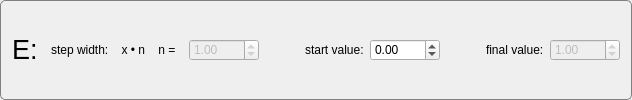
    <widget class="QGroupBox" name="gb_E">
     <property name="sizePolicy">
      <sizepolicy hsizetype="Preferred" vsizetype="Fixed">
       <horstretch>0</horstretch>
       <verstretch>0</verstretch>
      </sizepolicy>
     </property>
     <property name="styleSheet">
      <string notr="true">    QGroupBox  {
        background-color: qlineargradient(x1: 0, y1: 0, x2: 0, y2: 1,
                                          stop: 0 #E0E0E0, stop: 1 #FFFFFF);
        border: 1px solid gray;
        border-radius: 5px;
        margin-top: 3ex; /* leave space at the top for the title */
    }
     
    QGroupBox::title  {
        subcontrol-origin: margin;
		left: 12px;
        subcontrol-position: top left; /* position at the top center */
        padding: 1px;       
    }
</string>
     </property>
     <layout class="QHBoxLayout" name="horizontalLayout_3">
      <item>
       <widget class="QLabel" name="lb_E">
        <property name="sizePolicy">
         <sizepolicy hsizetype="Preferred" vsizetype="Fixed">
          <horstretch>0</horstretch>
          <verstretch>0</verstretch>
         </sizepolicy>
        </property>
        <property name="font">
         <font>
          <family>Arial</family>
          <pointsize>20</pointsize>
          <weight>50</weight>
          <bold>false</bold>
         </font>
        </property>
        <property name="text">
         <string>E: </string>
        </property>
       </widget>
      </item>
      <item>
       <widget class="QLabel" name="lb_StepValueE">
        <property name="sizePolicy">
         <sizepolicy hsizetype="Preferred" vsizetype="Fixed">
          <horstretch>0</horstretch>
          <verstretch>0</verstretch>
         </sizepolicy>
        </property>
        <property name="text">
         <string>step width:    x • n    n =  </string>
        </property>
       </widget>
      </item>
      <item>
       <widget class="QDoubleSpinBox" name="dsb_StepVauleE">
        <property name="enabled">
         <bool>false</bool>
        </property>
        <property name="sizePolicy">
         <sizepolicy hsizetype="Fixed" vsizetype="Fixed">
          <horstretch>0</horstretch>
          <verstretch>0</verstretch>
         </sizepolicy>
        </property>
        <property name="minimumSize">
         <size>
          <width>70</width>
          <height>0</height>
         </size>
        </property>
        <property name="maximumSize">
         <size>
          <width>70</width>
          <height>16777215</height>
         </size>
        </property>
        <property name="value">
         <double>1.000000000000000</double>
        </property>
       </widget>
      </item>
      <item>
       <spacer name="horizontalSpacer">
        <property name="orientation">
         <enum>Qt::Horizontal</enum>
        </property>
        <property name="sizeHint" stdset="0">
         <size>
          <width>40</width>
          <height>20</height>
         </size>
        </property>
       </spacer>
      </item>
      <item>
       <widget class="QLabel" name="lb_StartValueE">
        <property name="sizePolicy">
         <sizepolicy hsizetype="Preferred" vsizetype="Fixed">
          <horstretch>0</horstretch>
          <verstretch>0</verstretch>
         </sizepolicy>
        </property>
        <property name="text">
         <string>start value:</string>
        </property>
       </widget>
      </item>
      <item>
       <widget class="QDoubleSpinBox" name="dsb_StartValueE">
        <property name="sizePolicy">
         <sizepolicy hsizetype="Fixed" vsizetype="Fixed">
          <horstretch>0</horstretch>
          <verstretch>0</verstretch>
         </sizepolicy>
        </property>
        <property name="minimumSize">
         <size>
          <width>70</width>
          <height>0</height>
         </size>
        </property>
        <property name="maximumSize">
         <size>
          <width>70</width>
          <height>16777215</height>
         </size>
        </property>
        <property name="minimum">
         <double>-999999.989999999990687</double>
        </property>
        <property name="maximum">
         <double>999999.989999999990687</double>
        </property>
        <property name="value">
         <double>0.000000000000000</double>
        </property>
       </widget>
      </item>
      <item>
       <spacer name="horizontalSpacer_2">
        <property name="orientation">
         <enum>Qt::Horizontal</enum>
        </property>
        <property name="sizeType">
         <enum>QSizePolicy::Fixed</enum>
        </property>
        <property name="sizeHint" stdset="0">
         <size>
          <width>40</width>
          <height>20</height>
         </size>
        </property>
       </spacer>
      </item>
      <item>
       <widget class="QLabel" name="lb_EndE">
        <property name="sizePolicy">
         <sizepolicy hsizetype="Preferred" vsizetype="Fixed">
          <horstretch>0</horstretch>
          <verstretch>0</verstretch>
         </sizepolicy>
        </property>
        <property name="text">
         <string>final value:</string>
        </property>
       </widget>
      </item>
      <item>
       <widget class="QDoubleSpinBox" name="dsb_EndValueE">
        <property name="enabled">
         <bool>false</bool>
        </property>
        <property name="minimumSize">
         <size>
          <width>70</width>
          <height>0</height>
         </size>
        </property>
        <property name="maximumSize">
         <size>
          <width>70</width>
          <height>16777215</height>
         </size>
        </property>
        <property name="minimum">
         <double>-999999.989999999990687</double>
        </property>
        <property name="maximum">
         <double>999999.989999999990687</double>
        </property>
        <property name="value">
         <double>1.000000000000000</double>
        </property>
       </widget>
      </item>
     </layout>
    </widget>
